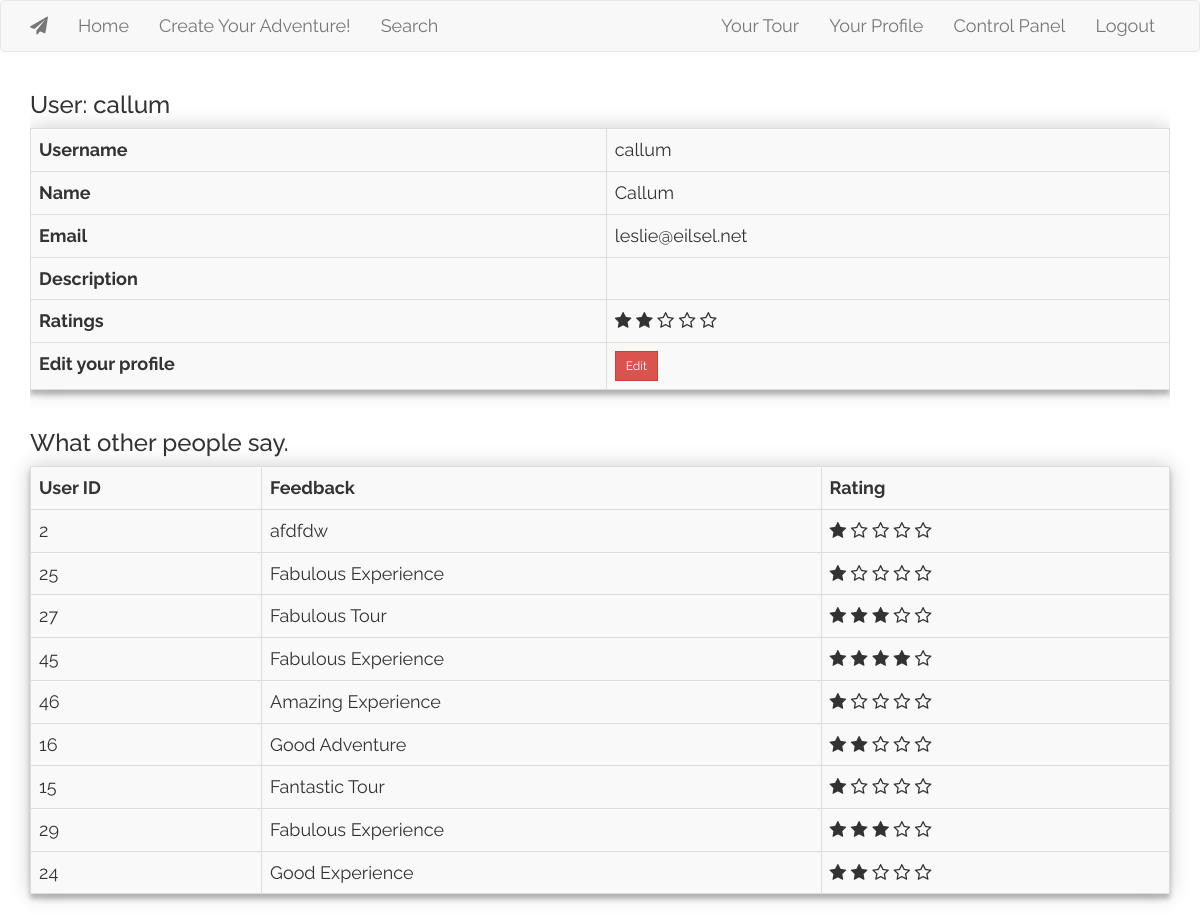
Screenshot of /profile/1 (signed in) with the database file from the repository.
### app/models.py (models this page shows, shortened)
class User(UserMixin, database.Model):
    id = database.Column(database.Integer, primary_key=True)
    username = database.Column(database.String(32), index=True, unique=True)
    name = database.Column((database.String(64)))
    email = database.Column(database.String(50), index=True, unique=True)
    password = database.Column(database.String(128))
    access = database.Column(database.String(10), default = '')
    description = database.Column(database.String(128))
    f_status = database.Column(database.Boolean, default = False)
    ratings = database.Column(database.Float)
    @classmethod
    def get_user(cls, user_id):
        return cls.query.get(user_id)

class UserFeedback(database.Model):
    id = database.Column(database.Integer, primary_key=True)
    user_id =  database.Column(database.Integer, database.ForeignKey('user.id'))
    user_rating = database.Column(database.Float)
    user_feedback = database.Column(database.String(128))
    by_user_id = database.Column(database.Integer)
    @classmethod
    def get_actual_feedback(cls, target_user, feedback = []):
        feedback = cls.query.filter(and_(cls.user_id == target_user, cls.user_feedback.isnot(None)))
        return feedback
    @classmethod
    def has_feedback(cls, target_user, by_user_id, feedback = None):
        feedback = cls.query.filter(and_(cls.user_id == target_user, cls.by_user_id == by_user_id)).first()
        return feedback

### app/routes.py (the view, shortened to what this page needs)
@app.route('/profile/<int:id>', methods = ['GET', 'POST'])
def profile(id):
    if current_user.is_authenticated:
        user = User.get_user(id)
        form = FeedbackForm()
        user_feedback = UserFeedback().get_actual_feedback(target_user = id)
        feedback = UserFeedback().has_feedback(target_user = id, by_user_id = current_user.id)
        return render_template('profile.html', user = user, form = form, feedback = feedback, user_feedbacks = user_feedback)
    else:
        flash('You need to login or register first!', 'warning')
        return redirect(url_for('login'))

### app/models.py (called while the page is built)
@login.user_loader
def load_user(id):
    return User.query.get(int(id))

### app/templates/profile.html (shortened to what this page needs)
{% extends "base.html" %}
{% block app_content %}
        <div class = "table-responsive">
                <table class = "table table-striped table-hover table-bordered">
                <h3>User: {{ user.username }}</h3>
                <tr>
                        <th>Username</th>
                        <td>{{user.username}}</td>
                </tr>
                <tr>
                        <th>Name</th>
                        <td>{{user.name}}</td>
                </tr>
                <tr>
                        <th>Email</th>
                        <td>{{user.email}}</td>
                </tr>
                <tr>
                        <th>Description</th>
                        <td>{{user.description}}</td>
                </tr>
                <tr>
                        <th>Ratings</th>
                        <td>
                        {% if current_user.id == user.id %}
                        <div class="star-rating main" data-toggle = "tooltip" data-placement="bottom" title = "{{ user.ratings }}  stars" >
                        {% else %}
                        <div class="star-rating" data-toggle = "tooltip" data-placement="bottom" title = "{{ user.ratings }}  stars - Rate me?" >
                        {% endif %}
                        <span class="fa fa-star-o" data-rating="1"></span>
                        <span class="fa fa-star-o" data-rating="2"></span>
                        <span class="fa fa-star-o" data-rating="3"></span>
                        <span class="fa fa-star-o" data-rating="4"></span>
                        <span class="fa fa-star-o" data-rating="5"></span>
                        </td>
                </tr>
                <tr>
                        {% if current_user.id == user.id %}
                        <th>Edit your profile</th>
                        <form action= "" method="post">
                            <td><a href="{{ url_for('editprofile', id=user.id) }}"><button type = "submit" class = "btn btn-secondary btn-sm btn-danger">{{ ('Edit') }}</a></button></td>
                        </form>
                        {% endif %}
                </tr>
        </table>
        </div>
        <h3>What other people say.</h3>
        <table class = "table table-striped table-hover table-bordered table-responsive left">
                <tr>
                        <th>User ID</th>
                        <th>Feedback</th>
                        <th>Rating</th>
                </tr>
                {% for user_feedback in user_feedbacks %}
                        {% if user_feedback.user_id is not none %}
                        <tr>
                                <td>{{user_feedback.by_user_id}}</td>
                                <td>{{user_feedback.user_feedback}}</td>
                                <td>
                                        <div class="star-rating main" data-toggle = "tooltip" data-placement="right" title = "{{ user_feedback.user_rating }}  stars" >
                                        <span class="fa fa-star-o" data-rating="1"></span>
                                        <span class="fa fa-star-o" data-rating="2"></span>
                                        <span class="fa fa-star-o" data-rating="3"></span>
                                        <span class="fa fa-star-o" data-rating="4"></span>
                                        <span class="fa fa-star-o" data-rating="5"></span>
                               </div>
                                </td>
                        </tr>
                        {% else %}
                        <tr><td>No feedback yet!</td></tr>
                {% endif %}
                {% endfor %}
        </div>
{% endblock %}

### app/static/main.css (style rules this page uses)
table { width: 100% !important; align-content: center !important; box-shadow: 0 0 20px 0 rgba(0, 0, 0, 0.2), 0 5px 5px 0 rgba(0, 0, 0, 0.24); background: #F9F9F9; }
body { font: 18px Raleway, sans-serif !important; }
a, a:hover, a:active, a:visited { color: white; }
form { background: #F9F9F9; padding: 25px; margin: 150px 0; box-shadow: 0 0 20px 0 rgba(0, 0, 0, 0.2), 0 5px 5px 0 rgba(0, 0, 0, 0.24); }
.btn { border-radius: 0; }

### rows the page displays
User: username "callum", name "Callum", email "leslie@eilsel.net"
UserFeedback: by_user_id "2", user_feedback "afdfdw"
UserFeedback: by_user_id "25", user_feedback "Fabulous Experience"
UserFeedback: by_user_id "27", user_feedback "Fabulous Tour"
UserFeedback: by_user_id "45", user_feedback "Fabulous Experience"
UserFeedback: by_user_id "46", user_feedback "Amazing Experience"
UserFeedback: by_user_id "16", user_feedback "Good Adventure"
UserFeedback: by_user_id "15", user_feedback "Fantastic Tour"
UserFeedback: by_user_id "29", user_feedback "Fabulous Experience"
UserFeedback: by_user_id "24", user_feedback "Good Experience"

### other values shown
{{ ('Edit') }} "Edit"
